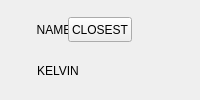
       <widget class="QWidget" name="group_c" native="true">
        <layout class="QGridLayout" name="group_c_layout">
         <property name="leftMargin">
          <number>3</number>
         </property>
         <property name="topMargin">
          <number>6</number>
         </property>
         <property name="rightMargin">
          <number>3</number>
         </property>
         <property name="bottomMargin">
          <number>6</number>
         </property>
         <property name="horizontalSpacing">
          <number>1</number>
         </property>
         <property name="verticalSpacing">
          <number>5</number>
         </property>
         <item row="0" column="0">
          <widget class="QLabel" name="menu_names">
           <property name="sizePolicy">
            <sizepolicy hsizetype="Ignored" vsizetype="Fixed">
             <horstretch>0</horstretch>
             <verstretch>0</verstretch>
            </sizepolicy>
           </property>
           <property name="minimumSize">
            <size>
             <width>110</width>
             <height>25</height>
            </size>
           </property>
           <property name="maximumSize">
            <size>
             <width>110</width>
             <height>25</height>
            </size>
           </property>
           <property name="text">
            <string>NAMES</string>
           </property>
           <property name="alignment">
            <set>Qt::AlignCenter</set>
           </property>
          </widget>
         </item>
         <item row="0" column="1">
          <widget class="QPushButton" name="names_closest">
           <property name="sizePolicy">
            <sizepolicy hsizetype="Ignored" vsizetype="Fixed">
             <horstretch>0</horstretch>
             <verstretch>0</verstretch>
            </sizepolicy>
           </property>
           <property name="minimumSize">
            <size>
             <width>0</width>
             <height>25</height>
            </size>
           </property>
           <property name="maximumSize">
            <size>
             <width>16777215</width>
             <height>25</height>
            </size>
           </property>
           <property name="text">
            <string>CLOSEST</string>
           </property>
          </widget>
         </item>
         <item row="0" column="2">
          <widget class="QLabel" name="names_display">
           <property name="sizePolicy">
            <sizepolicy hsizetype="Ignored" vsizetype="Fixed">
             <horstretch>0</horstretch>
             <verstretch>0</verstretch>
            </sizepolicy>
           </property>
           <property name="minimumSize">
            <size>
             <width>0</width>
             <height>25</height>
            </size>
           </property>
           <property name="maximumSize">
            <size>
             <width>16777215</width>
             <height>25</height>
            </size>
           </property>
           <property name="text">
            <string/>
           </property>
           <property name="alignment">
            <set>Qt::AlignCenter</set>
           </property>
          </widget>
         </item>
         <item row="1" column="0">
          <widget class="QLabel" name="menu_kelvin">
           <property name="sizePolicy">
            <sizepolicy hsizetype="Ignored" vsizetype="Fixed">
             <horstretch>0</horstretch>
             <verstretch>0</verstretch>
            </sizepolicy>
           </property>
           <property name="minimumSize">
            <size>
             <width>110</width>
             <height>25</height>
            </size>
           </property>
           <property name="maximumSize">
            <size>
             <width>110</width>
             <height>25</height>
            </size>
           </property>
           <property name="text">
            <string>KELVIN</string>
           </property>
           <property name="alignment">
            <set>Qt::AlignCenter</set>
           </property>
          </widget>
         </item>
         <item row="1" column="1" colspan="2">
          <widget class="QLabel" name="kelvin_display">
           <property name="sizePolicy">
            <sizepolicy hsizetype="Ignored" vsizetype="Fixed">
             <horstretch>0</horstretch>
             <verstretch>0</verstretch>
            </sizepolicy>
           </property>
           <property name="minimumSize">
            <size>
             <width>0</width>
             <height>25</height>
            </size>
           </property>
           <property name="maximumSize">
            <size>
             <width>16777215</width>
             <height>25</height>
            </size>
           </property>
           <property name="text">
            <string/>
           </property>
           <property name="alignment">
            <set>Qt::AlignLeading|Qt::AlignLeft|Qt::AlignVCenter</set>
           </property>
          </widget>
         </item>
        </layout>
       </widget>
